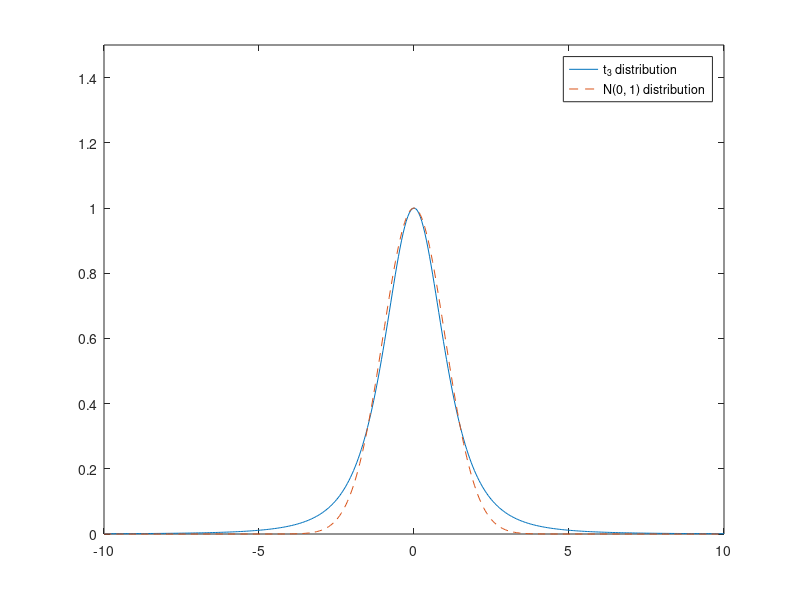

Write MATLAB code to recreate this figure.
% This is an example where the importance sampling will not work properly.
% Here, we are using N(0, 1) to sample from t_3.

function badImportanceSampling

n = 1000;

% This part plots N(0, 1) and t_3
hold off
x0 = [-10:0.05:10];
y1 = (1+(1/3)*x0.^2).^(-2);
plot(x0, y1);
y2 = exp(-0.5*(x0.^2));
hold on
plot(x0, y2, '--')
set(gca, 'yLim', [0, 1.5]);
drawnow
legend('t_3 distribution', 'N(0, 1) distribution')
pause(2);
hold off
samp = [];
for i = 1:n
    
    % We sample from N(0, 1)
    x = normrnd(0, 1);
    
    % Calculate the unnormalized density of t_3
    fx = (1+(1/3)*x.^2).^(-2);
    
    % Calculate the unnormalized density of N(0, 1)
    gx = exp(-0.5*(x.^2));
    
    % Calculate the weight
    w(i) = fx/gx;  
    samp(i) = x;
end

% Use the Monte Carlo formula to estimate the expectation of x^2 with
% respect to t_3 distribution. The answer would be systematically lower
% than the actual value 3.
Ex2 = sum((samp.^2).*w/sum(w))
    